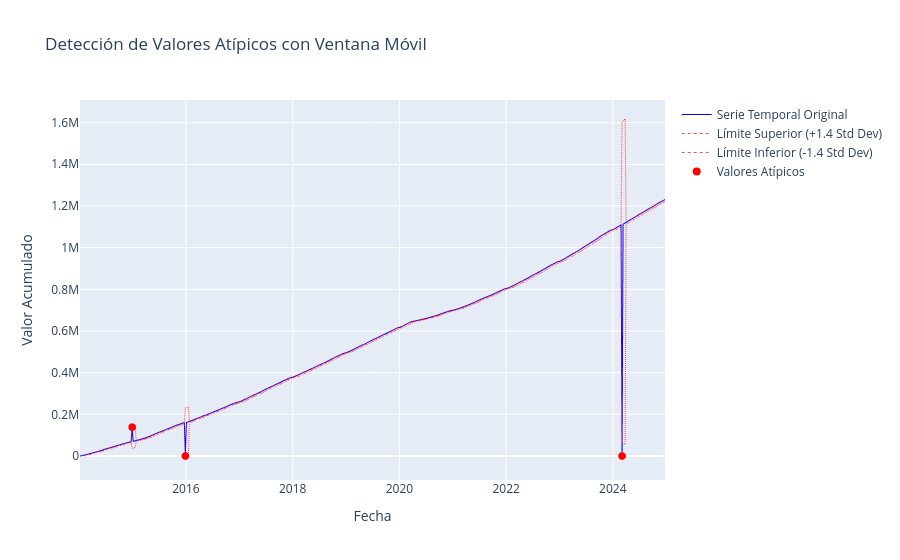

The notebook cell this image was saved under:
### Markdown cell above
### Visualización de valores atípicos

Se grafica la serie temporal original junto con los valores atípicos identificados para visualizar su ubicación y magnitud.

### Code cell
# Graficar la serie temporal original junto con los límites y los valores atípicos con seaborn
plt.figure(figsize=(11, 6))

# Graficar la serie temporal original
sns.lineplot(data=df_acumulado, x='Fecha', y='Valor_acumulado', label='Serie Temporal Original', color='blue')

# Graficar los límites superior e inferior
sns.lineplot(data=df_acumulado, x='Fecha', y='Upper_Bound', label=f'Límite Superior (+{threshold} Std Dev)', color='red', linestyle='--')
sns.lineplot(data=df_acumulado, x='Fecha', y='Lower_Bound', label=f'Límite Inferior (-{threshold} Std Dev)', color='red', linestyle='--')

# Resaltar los valores atípicos
sns.scatterplot(data=outliers, x='Fecha', y='Valor_acumulado', label='Valores Atípicos', color='red', s=100)

# Configurar el título y las etiquetas
plt.title('Detección de Valores Atípicos con Ventana Móvil')
plt.xlabel('Fecha')
plt.ylabel('Valor acumulado')
plt.legend()
plt.xticks(rotation=45)
plt.tight_layout()
plt.grid()
# Mostrar el gráfico
plt.show()

# # Graficar la serie temporal original junto con los límites y los valores atípicos con Plotly
fig = go.Figure()

# Agregar la serie temporal original
fig.add_trace(go.Scattergl(
    x=df_acumulado['Fecha'],
    y=df_acumulado['Valor_acumulado'],
    mode='lines',
    name='Serie Temporal Original',
    line=dict(color='blue', width=1)
))

# Agregar los límites superior e inferior
fig.add_trace(go.Scattergl(
    x=df_acumulado['Fecha'],
    y=df_acumulado['Upper_Bound'],
    mode='lines',
    name=f'Límite Superior (+{threshold} Std Dev)',
    line=dict(color='red', dash='dot', width=1),
    opacity=0.7
))

fig.add_trace(go.Scattergl(
    x=df_acumulado['Fecha'],
    y=df_acumulado['Lower_Bound'],
    mode='lines',
    name=f'Límite Inferior (-{threshold} Std Dev)',
    line=dict(color='red', dash='dot', width=1),
    opacity=0.7
))

# Resaltar los valores atípicos
fig.add_trace(go.Scattergl(
    x=outliers['Fecha'],
    y=outliers['Valor_acumulado'],
    mode='markers',
    name='Valores Atípicos',
    marker=dict(color='red', size=8, symbol='circle')
))

# Configurar el layout del gráfico
fig.update_layout(
    title='Detección de Valores Atípicos con Ventana Móvil',
    xaxis_title='Fecha',
    yaxis_title='Valor Acumulado',
    hovermode='x unified'
)

# Mostrar el gráfico
fig.show()

### Figure 1 — Plotly figure (JSON) as saved in the notebook; plotly's stock layout.template omitted (floating-point values rounded to 4 significant figures; data arrays with more than 128 entries replaced by an {"elided": "..."} marker saying what was removed)
{"data": [{"line": {"color": "blue", "width": 1}, "mode": "lines", "name": "Serie Temporal Original", "type": "scattergl", "x": {"elided": "573 str values"}, "y": {"elided": "573 float values"}}, {"line": {"color": "red", "dash": "dot", "width": 1}, "mode": "lines", "name": "Límite Superior (+1.4 Std Dev)", "opacity": 0.7, "type": "scattergl", "x": {"elided": "573 str values"}, "y": {"elided": "573 float values"}}, {"line": {"color": "red", "dash": "dot", "width": 1}, "mode": "lines", "name": "Límite Inferior (-1.4 Std Dev)", "opacity": 0.7, "type": "scattergl", "x": {"elided": "573 str values"}, "y": {"elided": "573 float values"}}, {"marker": {"color": "red", "size": 8, "symbol": "circle"}, "mode": "markers", "name": "Valores Atípicos", "type": "scattergl", "x": ["2014-12-29T00:00:00", "2015-12-28T00:00:00", "2024-03-04T00:00:00"], "y": [138400.0, 0.0, 0.0]}], "layout": {"hovermode": "x unified", "title": {"text": "Detección de Valores Atípicos con Ventana Móvil"}, "xaxis": {"title": {"text": "Fecha"}}, "yaxis": {"title": {"text": "Valor Acumulado"}}}}
